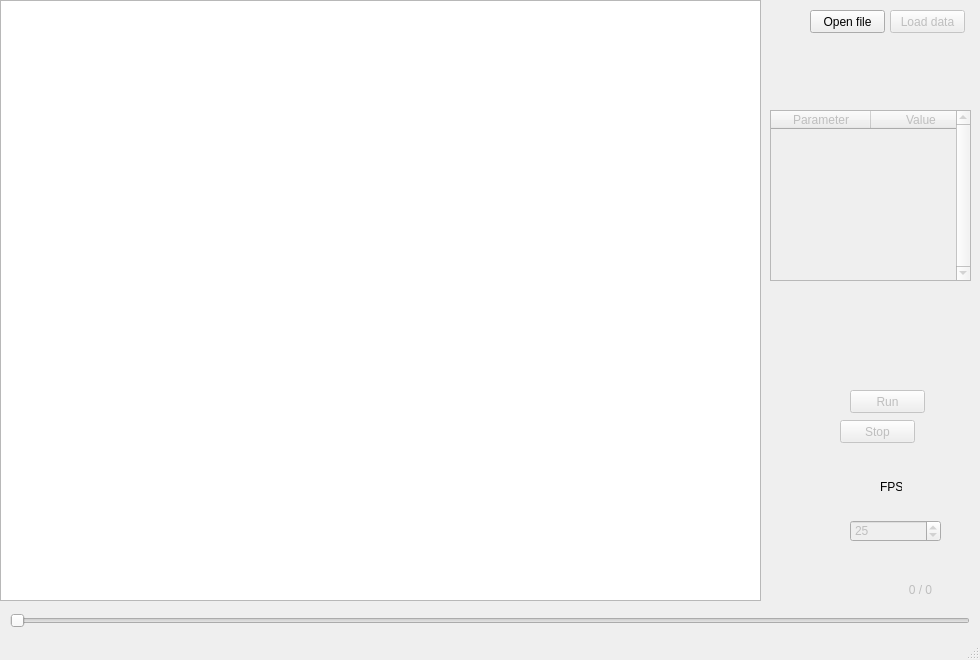
<?xml version="1.0" encoding="UTF-8"?>
<ui version="4.0">
 <class>MainWindow</class>
 <widget class="QMainWindow" name="MainWindow">
  <property name="geometry">
   <rect>
    <x>0</x>
    <y>0</y>
    <width>980</width>
    <height>660</height>
   </rect>
  </property>
  <property name="minimumSize">
   <size>
    <width>980</width>
    <height>660</height>
   </size>
  </property>
  <property name="windowTitle">
   <string>Python Science Plotter</string>
  </property>
  <property name="windowIcon">
   <iconset resource="resource.qrc">
    <normaloff>:/icons/icon.ico</normaloff>:/icons/icon.ico</iconset>
  </property>
  <widget class="QWidget" name="centralwidget">
   <widget class="QPushButton" name="run_button">
    <property name="enabled">
     <bool>false</bool>
    </property>
    <property name="geometry">
     <rect>
      <x>850</x>
      <y>390</y>
      <width>75</width>
      <height>23</height>
     </rect>
    </property>
    <property name="sizePolicy">
     <sizepolicy hsizetype="Fixed" vsizetype="Fixed">
      <horstretch>0</horstretch>
      <verstretch>0</verstretch>
     </sizepolicy>
    </property>
    <property name="text">
     <string>Run</string>
    </property>
   </widget>
   <widget class="QPushButton" name="stop_button">
    <property name="enabled">
     <bool>false</bool>
    </property>
    <property name="geometry">
     <rect>
      <x>840</x>
      <y>420</y>
      <width>75</width>
      <height>23</height>
     </rect>
    </property>
    <property name="sizePolicy">
     <sizepolicy hsizetype="Fixed" vsizetype="Fixed">
      <horstretch>0</horstretch>
      <verstretch>0</verstretch>
     </sizepolicy>
    </property>
    <property name="text">
     <string>Stop</string>
    </property>
   </widget>
   <widget class="QLabel" name="label_fps">
    <property name="geometry">
     <rect>
      <x>880</x>
      <y>480</y>
      <width>22</width>
      <height>13</height>
     </rect>
    </property>
    <property name="sizePolicy">
     <sizepolicy hsizetype="Fixed" vsizetype="Fixed">
      <horstretch>0</horstretch>
      <verstretch>0</verstretch>
     </sizepolicy>
    </property>
    <property name="text">
     <string>FPS:</string>
    </property>
   </widget>
   <widget class="QLabel" name="frames_counter">
    <property name="enabled">
     <bool>false</bool>
    </property>
    <property name="geometry">
     <rect>
      <x>870</x>
      <y>580</y>
      <width>101</width>
      <height>20</height>
     </rect>
    </property>
    <property name="text">
     <string>0 / 0</string>
    </property>
    <property name="alignment">
     <set>Qt::AlignCenter</set>
    </property>
   </widget>
   <widget class="QSlider" name="frames_slider">
    <property name="enabled">
     <bool>false</bool>
    </property>
    <property name="geometry">
     <rect>
      <x>10</x>
      <y>610</y>
      <width>960</width>
      <height>22</height>
     </rect>
    </property>
    <property name="layoutDirection">
     <enum>Qt::LeftToRight</enum>
    </property>
    <property name="maximum">
     <number>1</number>
    </property>
    <property name="pageStep">
     <number>1</number>
    </property>
    <property name="sliderPosition">
     <number>0</number>
    </property>
    <property name="orientation">
     <enum>Qt::Horizontal</enum>
    </property>
    <property name="invertedAppearance">
     <bool>false</bool>
    </property>
    <property name="invertedControls">
     <bool>false</bool>
    </property>
   </widget>
   <widget class="QSpinBox" name="fps_sb">
    <property name="enabled">
     <bool>false</bool>
    </property>
    <property name="geometry">
     <rect>
      <x>850</x>
      <y>520</y>
      <width>91</width>
      <height>22</height>
     </rect>
    </property>
    <property name="minimum">
     <number>1</number>
    </property>
    <property name="maximum">
     <number>10000</number>
    </property>
    <property name="value">
     <number>25</number>
    </property>
   </widget>
   <widget class="QPushButton" name="open_cfg_file_button">
    <property name="geometry">
     <rect>
      <x>810</x>
      <y>10</y>
      <width>75</width>
      <height>23</height>
     </rect>
    </property>
    <property name="text">
     <string>Open file</string>
    </property>
   </widget>
   <widget class="QPushButton" name="load_data_button">
    <property name="enabled">
     <bool>false</bool>
    </property>
    <property name="geometry">
     <rect>
      <x>890</x>
      <y>10</y>
      <width>75</width>
      <height>23</height>
     </rect>
    </property>
    <property name="text">
     <string>Load data</string>
    </property>
   </widget>
   <widget class="QLabel" name="status_label">
    <property name="geometry">
     <rect>
      <x>130</x>
      <y>750</y>
      <width>81</width>
      <height>20</height>
     </rect>
    </property>
    <property name="text">
     <string/>
    </property>
   </widget>
   <widget class="GraphicsLayoutWidget" name="plot_widget">
    <property name="geometry">
     <rect>
      <x>0</x>
      <y>0</y>
      <width>761</width>
      <height>601</height>
     </rect>
    </property>
   </widget>
   <widget class="QTableWidget" name="parameters_table">
    <property name="enabled">
     <bool>false</bool>
    </property>
    <property name="geometry">
     <rect>
      <x>770</x>
      <y>110</y>
      <width>201</width>
      <height>171</height>
     </rect>
    </property>
    <property name="verticalScrollBarPolicy">
     <enum>Qt::ScrollBarAlwaysOn</enum>
    </property>
    <property name="horizontalScrollBarPolicy">
     <enum>Qt::ScrollBarAlwaysOff</enum>
    </property>
    <property name="selectionMode">
     <enum>QAbstractItemView::NoSelection</enum>
    </property>
    <attribute name="horizontalHeaderStretchLastSection">
     <bool>true</bool>
    </attribute>
    <attribute name="verticalHeaderVisible">
     <bool>false</bool>
    </attribute>
    <column>
     <property name="text">
      <string>Parameter</string>
     </property>
    </column>
    <column>
     <property name="text">
      <string>Value</string>
     </property>
    </column>
   </widget>
  </widget>
  <widget class="QStatusBar" name="statusBar"/>
 </widget>
 <customwidgets>
  <customwidget>
   <class>GraphicsLayoutWidget</class>
   <extends>QGraphicsView</extends>
   <header>pyqtgraph</header>
  </customwidget>
 </customwidgets>
 <resources>
  <include location="resource.qrc"/>
 </resources>
 <connections/>
</ui>
